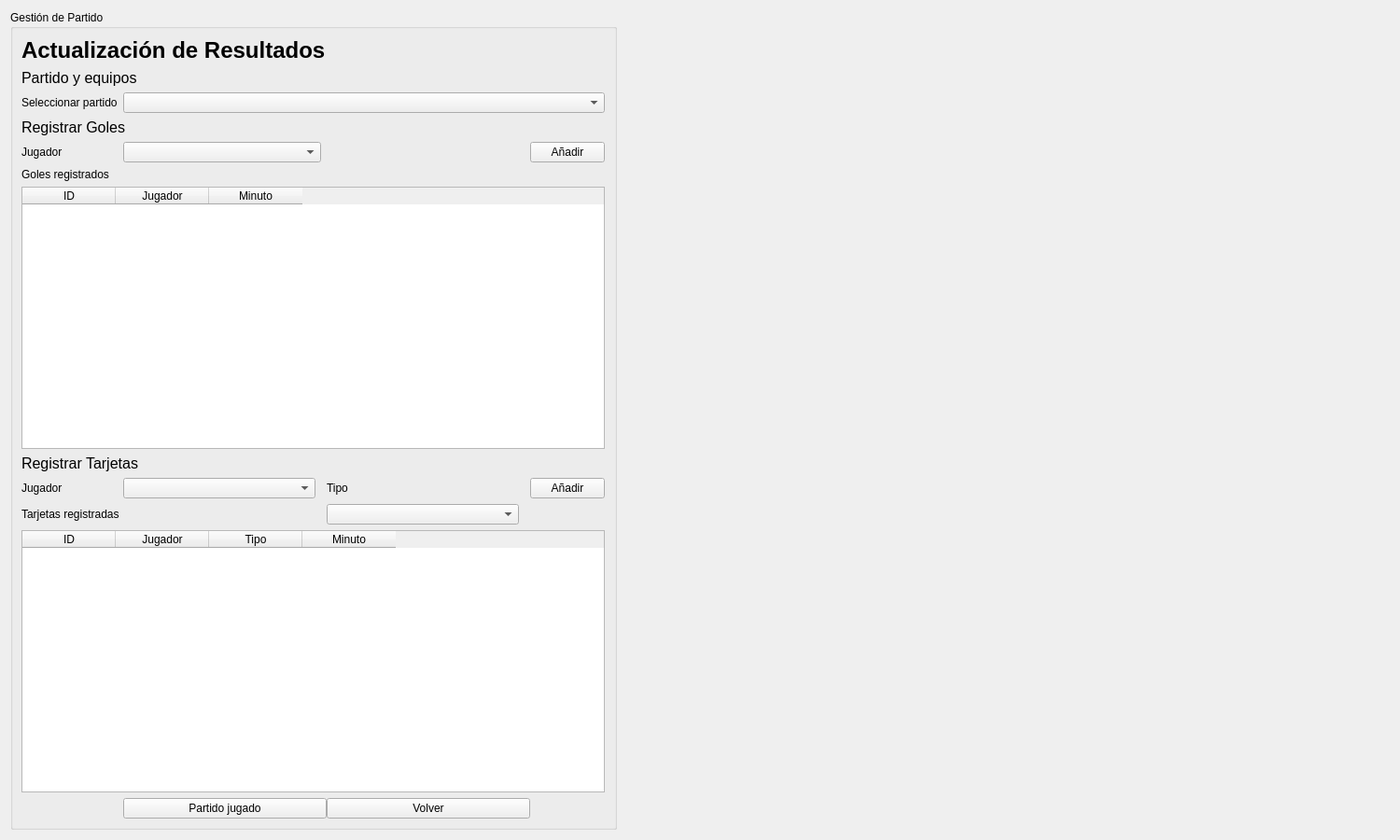
<?xml version="1.0" encoding="UTF-8"?>
<ui version="4.0">
 <class>Resultados</class>
 <widget class="QWidget" name="Resultados">
  <property name="geometry">
   <rect>
    <x>0</x>
    <y>0</y>
    <width>1500</width>
    <height>900</height>
   </rect>
  </property>
  <property name="minimumSize">
   <size>
    <width>1500</width>
    <height>900</height>
   </size>
  </property>
  <layout class="QHBoxLayout" name="main_layout">
   <item>
    <widget class="QGroupBox" name="grupo_gestion_partido">
     <property name="minimumSize">
      <size>
       <width>650</width>
       <height>0</height>
      </size>
     </property>
     <property name="maximumSize">
      <size>
       <width>650</width>
       <height>16777215</height>
      </size>
     </property>
     <property name="title">
      <string>Gestión de Partido</string>
     </property>
     <layout class="QGridLayout" name="gridLayout_gestion">
      <item row="10" column="5">
       <widget class="QPushButton" name="btn_anadir_tarjetas">
        <property name="text">
         <string>Añadir</string>
        </property>
       </widget>
      </item>
      <item row="6" column="0">
       <widget class="QLabel" name="label_jugador_gol">
        <property name="maximumSize">
         <size>
          <width>80</width>
          <height>16777215</height>
         </size>
        </property>
        <property name="text">
         <string>Jugador</string>
        </property>
       </widget>
      </item>
      <item row="7" column="0" colspan="2">
       <widget class="QLabel" name="label_goles_registrados">
        <property name="text">
         <string>Goles registrados</string>
        </property>
       </widget>
      </item>
      <item row="11" column="0" colspan="2">
       <widget class="QLabel" name="label_tarjetas_registradas">
        <property name="text">
         <string>Tarjetas registradas</string>
        </property>
       </widget>
      </item>
      <item row="3" column="1" colspan="5">
       <widget class="QComboBox" name="combo_partidos"/>
      </item>
      <item row="6" column="1" colspan="2">
       <widget class="QComboBox" name="combo_jugador_gol">
        <property name="maximumSize">
         <size>
          <width>218</width>
          <height>16777215</height>
         </size>
        </property>
       </widget>
      </item>
      <item row="10" column="0">
       <widget class="QLabel" name="label_jugador_tarjeta">
        <property name="text">
         <string>Jugador</string>
        </property>
       </widget>
      </item>
      <item row="10" column="1">
       <widget class="QComboBox" name="combo_jugador_tarjeta">
        <property name="minimumSize">
         <size>
          <width>174</width>
          <height>0</height>
         </size>
        </property>
       </widget>
      </item>
      <item row="0" column="0" colspan="6">
       <widget class="QLabel" name="label_titulo">
        <property name="font">
         <font>
          <pointsize>18</pointsize>
          <bold>true</bold>
         </font>
        </property>
        <property name="text">
         <string>Actualización de Resultados</string>
        </property>
       </widget>
      </item>
      <item row="12" column="0" colspan="6">
       <widget class="QTableWidget" name="table_tarjetas">
        <property name="columnCount">
         <number>4</number>
        </property>
        <column>
         <property name="text">
          <string>ID</string>
         </property>
        </column>
        <column>
         <property name="text">
          <string>Jugador</string>
         </property>
        </column>
        <column>
         <property name="text">
          <string>Tipo</string>
         </property>
        </column>
        <column>
         <property name="text">
          <string>Minuto</string>
         </property>
        </column>
       </widget>
      </item>
      <item row="6" column="5">
       <widget class="QPushButton" name="btn_anadir_gol">
        <property name="text">
         <string>Añadir</string>
        </property>
       </widget>
      </item>
      <item row="13" column="3">
       <widget class="QPushButton" name="btn_volver">
        <property name="minimumSize">
         <size>
          <width>218</width>
          <height>0</height>
         </size>
        </property>
        <property name="text">
         <string>Volver</string>
        </property>
       </widget>
      </item>
      <item row="5" column="0" colspan="2">
       <widget class="QLabel" name="label_titulo_goles">
        <property name="font">
         <font>
          <pointsize>12</pointsize>
         </font>
        </property>
        <property name="text">
         <string>Registrar Goles</string>
        </property>
       </widget>
      </item>
      <item row="1" column="0" colspan="2">
       <widget class="QLabel" name="label_partido_y_equipos">
        <property name="font">
         <font>
          <pointsize>12</pointsize>
         </font>
        </property>
        <property name="text">
         <string>Partido y equipos</string>
        </property>
       </widget>
      </item>
      <item row="13" column="1">
       <widget class="QPushButton" name="btn_finalizar_partido">
        <property name="minimumSize">
         <size>
          <width>218</width>
          <height>0</height>
         </size>
        </property>
        <property name="text">
         <string>Partido jugado</string>
        </property>
       </widget>
      </item>
      <item row="8" column="0" colspan="6">
       <widget class="QTableWidget" name="table_goles">
        <property name="columnCount">
         <number>3</number>
        </property>
        <column>
         <property name="text">
          <string>ID</string>
         </property>
        </column>
        <column>
         <property name="text">
          <string>Jugador</string>
         </property>
        </column>
        <column>
         <property name="text">
          <string>Minuto</string>
         </property>
        </column>
       </widget>
      </item>
      <item row="9" column="0" colspan="2">
       <widget class="QLabel" name="label_registrar_tarjetas">
        <property name="font">
         <font>
          <pointsize>12</pointsize>
         </font>
        </property>
        <property name="text">
         <string>Registrar Tarjetas</string>
        </property>
       </widget>
      </item>
      <item row="3" column="0">
       <widget class="QLabel" name="label_seleccionar_partido">
        <property name="text">
         <string>Seleccionar partido</string>
        </property>
       </widget>
      </item>
      <item row="10" column="3">
       <widget class="QLabel" name="label_tipo_tarjeta">
        <property name="maximumSize">
         <size>
          <width>50</width>
          <height>16777215</height>
         </size>
        </property>
        <property name="text">
         <string>Tipo</string>
        </property>
       </widget>
      </item>
      <item row="11" column="3">
       <widget class="QComboBox" name="combo_tipo_tarjeta">
        <property name="maximumSize">
         <size>
          <width>16777215</width>
          <height>16777215</height>
         </size>
        </property>
        <item>
         <property name="text">
          <string/>
         </property>
        </item>
        <item>
         <property name="text">
          <string>Amarilla</string>
         </property>
        </item>
        <item>
         <property name="text">
          <string>Roja</string>
         </property>
        </item>
       </widget>
      </item>
     </layout>
    </widget>
   </item>
   <item>
    <widget class="QWidget" name="widget_reloj_container" native="true">
     <property name="minimumSize">
      <size>
       <width>700</width>
       <height>0</height>
      </size>
     </property>
    </widget>
   </item>
  </layout>
 </widget>
 <resources/>
 <connections/>
</ui>
